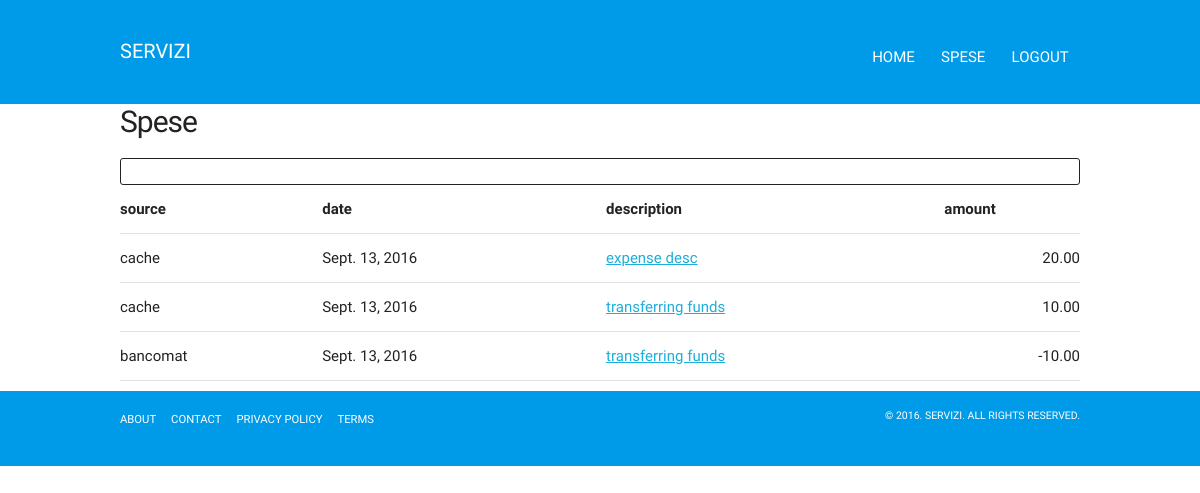
Screenshot of /spese/ (signed in) with the database file from the repository.
### spese/models.py (models this page shows, shortened)
class Expense(models.Model):
    user = models.ForeignKey(User)
    source = models.ForeignKey(Source, related_name='expenses', null=True,
                               blank=True, default=1)
    date = models.DateField(_('date'), 'date', null=True, blank=True, default=timezone.now)
    description = models.CharField(_('description'), max_length=300, null=True,
                               blank=True)
    amount = models.DecimalField(_('amount'), max_digits=8, decimal_places=2)
    tags = TaggableManager()
    class Meta:
        verbose_name_plural = _('expenses')
        verbose_name = _('expense')
        ordering = ['-date', 'source', ]
    def formatted_amount(self):
        return ('<div class="number">%s</div>' %
                (numberformat.numberformat(self.amount), ))
    formatted_amount.short_description = _('amount')
    formatted_amount.allow_tags = True
    def date_str(self):
        """
        Formats the date by "%Y-%m-%d." pattern.
        """
        return self.date.strftime("%Y-%m-%d")
    date_str.short_description = _("date")

class Source(models.Model):
    name = models.CharField(_('name'), max_length=50)
    users = models.ManyToManyField(User)
    class Meta:
        verbose_name_plural = _('sources')
        verbose_name = _('source')
        ordering = ['name', ]

### spese/views.py (the view)
@login_required(login_url='/login/')
def index(request):
    page_identification = 'Spese'
    expenses_list = Expense.objects.filter(user=request.user).order_by('-date')
    return render(request, 'spese/index.html', {'page_identification': page_identification,
                                                'expenses_list': expenses_list,
                                                }
                 )

### spese/templates/spese/index.html
{% extends 'spese/base_spese.html' %}
    {% block operations %}
    <div class="container">
        <div class="u-full-width">
            <nav class="navbar operations">
                <ul>
                   <li> <a href="{% url 'spese:add' %}">add</a> </li>
                   <li> <a href="{% url 'spese:transfer_funds' %}">transfer funds</a> </li>
                </ul>
            </nav>
        </div>
    </div>
    {% endblock %}
    {% block operation_content %}
    <div class="container">
        <div class="u-full-width">
        {% if expenses_list %}
            <table class="u-full-width">
            <thead>
                <tr>
                    <th>source</th>
                    <th>date</th>
                    <th>description</th>
                    <th>amount</th>
                </tr>
            </thead>
            <tbody>
            {% for expense in expenses_list %}
                <tr>
                    <td>{{ expense.source.name }}</td>
                    <td>{{ expense.date }}</td>
                    <td><a href="{% url 'spese:detail' expense.id %}">{{ expense.description }}</a></td>
                    <td class="s-text-right">{{ expense.amount }}</td>
                </tr>
            {% endfor %}
            </tbody>
            </table>
        {% else %}
            <p>No expenses are available.</p>
        {% endif %}
        </div>
    </div>
    {% endblock %}

### spese/templates/spese/base_spese.html (shortened to what this page needs)
{% extends 'base.html' %}
{% load staticfiles %}
{% block stylesheet %}
    <link rel="stylesheet" href="{% static 'spese/spese.css' %}">
{% endblock %}
{% block content %}
    {% block page_identification %}
    <div class="container">
            <div class="u-full-width">
            <h1>  {{ page_identification }} </h1>
        </div>
    </div>
    {% endblock %}
    {% block operations %}
    {% endblock %}
    {% block operation_content %}
    {% endblock %}
{% endblock %}

### templates/base.html (shortened to what this page needs)
{% load staticfiles %}
<!DOCTYPE html>
<html>
    <head>
        <link rel="stylesheet" href="{% static 'css/normalize.css' %}">
        <link rel="stylesheet" href="{% static 'css/skeleton.css' %}">
        <link rel="stylesheet" href="{% static 'css/base.css' %}">
        {% block stylesheet %}
        {% endblock %}
    </head>
    <body>
        <header>
            <div class="container">
            <div class="row">
                <div class="three columns">
                    <div id="logo">
                        <a href="{% url 'home' %}">Servizi</a>
                    </div>
                </div>
                <div class="nine columns">
                    <nav class="navbar navbar-default">
                        <ul>
                            <li> <a href="{% url 'home' %}">home</a> </li>
                            <li> <a href="{% url 'spese:index' %}">spese</a> </li>
                            <li> <a href="{% url 'logout' %}">Logout</a> </li>
                        </ul>
                    </nav>
                </div>
            </div>
            </div>
        </header>
        {% block content %}
        {% endblock %}
        <footer>
            <div class="container">
            <div class="row">
                <div class="eight columns">
                    <nav>
                      <ul>
                        <li><a href="#">About</a></li>
                        <li><a href="#">Contact</a></li>
                        <li><a href="#">Privacy Policy</a></li>
                        <li><a href="#">Terms</a></li>
                      </ul>
                    </nav>
                </div>
                <div class="four columns s-text-right">
                    <p>&copy; 2016. Servizi. All Rights Reserved.</p>
                </div>
            </div>
            </div>
        </footer>
    </body>
</html>

### static/css/skeleton.css (style rules this page uses)
.container { position: relative; width: 100%; max-width: 960px; margin: 0 auto; padding: 0 20px; box-sizing: border-box; }
.column, .columns { width: 100%; float: left; box-sizing: border-box; }
@media (min-width: 400px) { .container { width: 85%; padding: 0; } }
@media (min-width: 550px) { .container { width: 80%; } }
@media (min-width: 550px) { .column, .columns { margin-left: 4%; } }
@media (min-width: 550px) { .column:first-child, .columns:first-child { margin-left: 0; } }
@media (min-width: 550px) { .three.columns { width: 22%; } }
@media (min-width: 550px) { .four.columns { width: 30.6666666667%; } }
@media (min-width: 550px) { .eight.columns { width: 65.3333333333%; } }
@media (min-width: 550px) { .nine.columns { width: 74.0%; } }
html { font-size: 62.5%; }
body { font-size: 1.5em; line-height: 1.6; font-weight: 400; font-family: "Raleway", "HelveticaNeue", "Helvetica Neue", Helvetica, Arial, sans-serif; color: #222; }
h1, h2, h3, h4, h5, h6 { margin-top: 0; margin-bottom: 2rem; font-weight: 300; }
h1 { font-size: 4.0rem; line-height: 1.2; letter-spacing: -.1rem; }
@media (min-width: 550px) { h1 { font-size: 5.0rem; } }
p { margin-top: 0; }
a { color: #1EAEDB; }
ul { list-style: circle inside; }
ol, ul { padding-left: 0; margin-top: 0; }
li { margin-bottom: 1rem; }
th, td { padding: 12px 15px; text-align: left; border-bottom: 1px solid #E1E1E1; }
th:first-child, td:first-child { padding-left: 0; }
th:last-child, td:last-child { padding-right: 0; }
pre, blockquote, dl, figure, table, p, ul, ol, form { margin-bottom: 2.5rem; }
.u-full-width { width: 100%; box-sizing: border-box; }
.container:after, .row:after, .u-cf { content: ""; display: table; clear: both; }

### static/css/base.css (style rules this page uses)
pre, blockquote, dl, figure, table, p, ul, ol, form { margin-bottom: 1.0rem; }
#logo a { text-transform:uppercase; text-decoration:none; font-size: 2.0rem; // line-height: 1.6; // font-weight: 400; color:White; position: relative; top:1em; margin-bottom:1rem; }
header { background:#009be8; padding: 1em 0; }
header nav { text-align:right; margin-top:2em; }
header nav ul li { display:inline-block; }
header nav ul li a { color:#fff; text-transform:uppercase; text-decoration:none; padding:0.75em 0.75em; }
footer { background:#009be8; padding: 1em 0; height:3em; }
footer nav ul { // margin-top:0.5em; }
footer nav ul li { display:inline; // margin:0; }
footer nav ul li a { color:#fff; text-decoration:none; text-transform: uppercase; margin:0 1em 0 0; font-size:0.75em; }
footer p { color:#fff; line-height: 1; text-transform: uppercase; font-size:0.7em; margin-top:0.5em; }

### spese/static/spese/spese.css (style rules this page uses)
.s-text-right { text-align: right; }
h1 { font-size: 3rem; margin-bottom: 1rem; }
.operations { padding:0.50em; border-style:solid; border-width:1px; border-radius:3px; // background-color: Cyan; margin-top:0.5em; line-height:1.0rem; }
nav.operations ul { line-height: 1.0rem; margin: 0rem; }
nav.operations ul li { display:inline-block; line-height: 1.0rem; list-style: none; margin: 0rem; }
nav.operations ul li a { color:#0000; text-transform:normal; text-decoration:none; padding:0em 0.75em; }

### rows the page displays
Expense: source.name "cache", date "Sept. 13, 2016", description "expense desc", amount "20.00"
Expense: source.name "cache", date "Sept. 13, 2016", description "transferring funds", amount "10.00"
Expense: source.name "bancomat", date "Sept. 13, 2016", description "transferring funds", amount "-10.00"

### other values shown
{{ page_identification }} "Spese"
